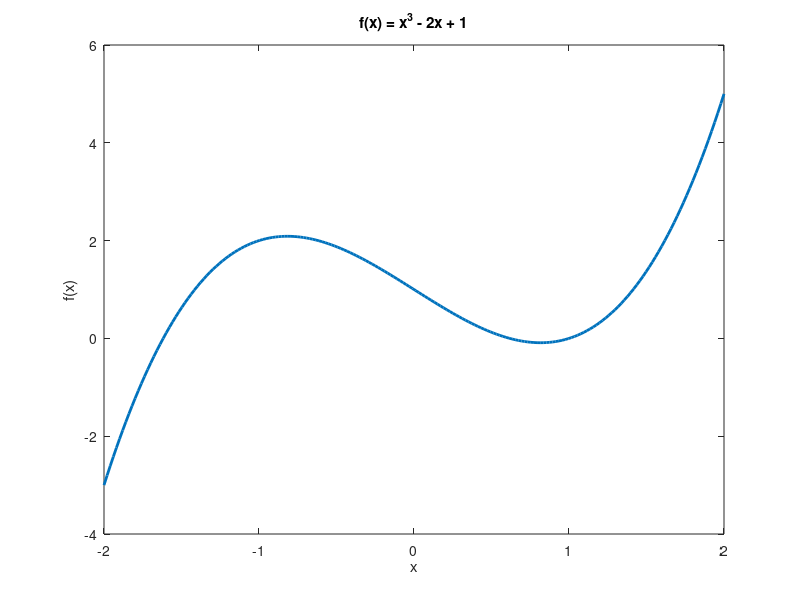

MATLAB code to generate this figure: (Note: this script raises an error after producing the figure.)
%% 章節 01-3：函式三種寫法
% script 本地函式、外部 .m 函式、匿名函式（function handle）
clear; close all;
out_dir = fullfile(fileparts(mfilename('fullpath')), '..', 'images');

%% 1. 匿名函式（anonymous function / function handle）
% 一行一個小函式，最常用
f = @(x) x.^3 - 2*x + 1;
x = linspace(-2, 2, 200);

fig = figure('Visible', 'off', 'Position', [0 0 700 500]);
plot(x, f(x), 'LineWidth', 2);
xlabel('x'); ylabel('f(x)');
title('f(x) = x^3 - 2x + 1');
yline(0, 'k--');
save_png(fig, fullfile(out_dir, '03_anon_function.png'));

%% 2. 把函式當參數傳：fzero 求根
% fzero 第一個參數收 function handle
root = fzero(f, 1);
fprintf('在 x=1 附近找到的根：%.6f\n', root);
fprintf('驗證 f(root) = %.2e (應該接近 0)\n', f(root));

%% 3. 多回傳值
[m, idx] = my_max([3 1 4 1 5 9 2 6 5 3]);
fprintf('最大值 = %d，位置 = %d\n', m, idx);

%% 4. 把函式向量化：對矩陣每個元素套用
g = @(x) sin(x) ./ (x + 1e-9);   % 避免 0/0
[X, Y] = meshgrid(linspace(-5, 5, 100));
R = sqrt(X.^2 + Y.^2);
Z = g(R);

fig = figure('Visible', 'off', 'Position', [0 0 800 600]);
surf(X, Y, Z, 'EdgeColor', 'none');
colormap(turbo); colorbar;
xlabel('x'); ylabel('y'); zlabel('sin(r)/r');
title('匿名函式套用到整張網格 (無 for loop)');
view(45, 35);
save_png(fig, fullfile(out_dir, '03_vectorized.png'));

%% 5. 函式檔的慣例
% MATLAB 一個 .m 檔放一個 function 是最常見做法。
% my_max 被拆成同目錄下的 my_max.m，本 script 直接呼叫即可。
% （也可以把 local function 寫在 script 最後，但那需要用 MATLAB Editor 互動執行）
